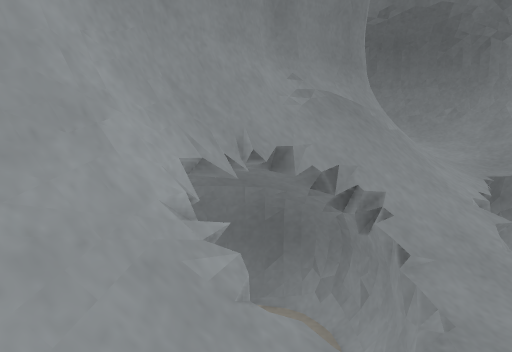
view 1 (above)

12 first-person views from a walk through a robot-simulator world made for Gazebo. The camera is 0.27 m above the floor, tilts 8° down and sees 70° across. The floor is counted in squares, 0.1 m on a side. Each view is taken from the middle of a square. On the plan, view 1 faces up. The plan holds only what a view shows up to about 20 squares ahead; the rest is blank. The place goes on beyond the plan.

view 2
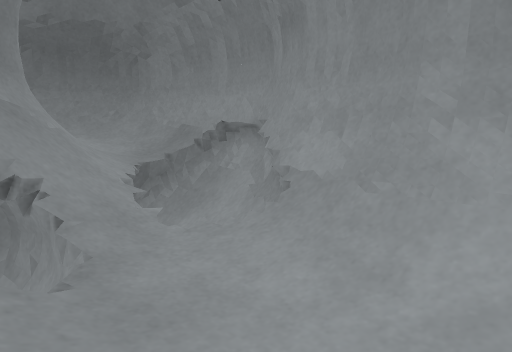

view 3
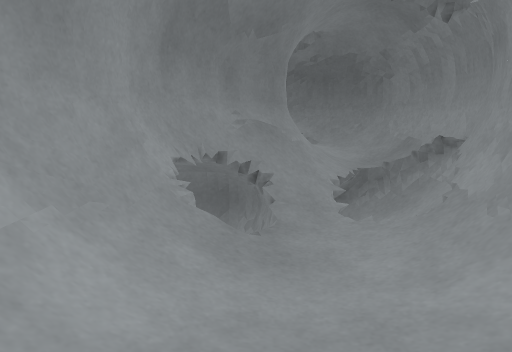

view 4
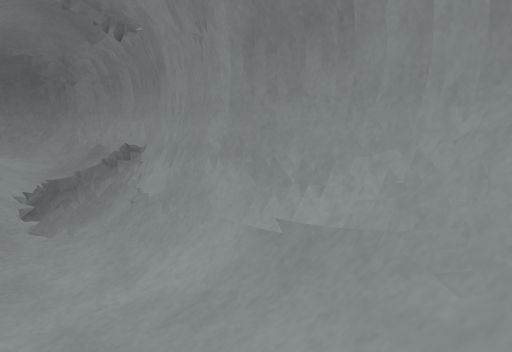

view 5
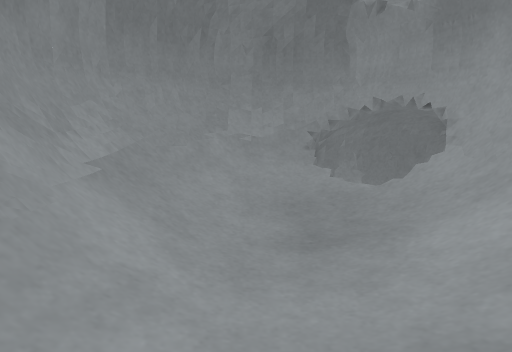

view 6
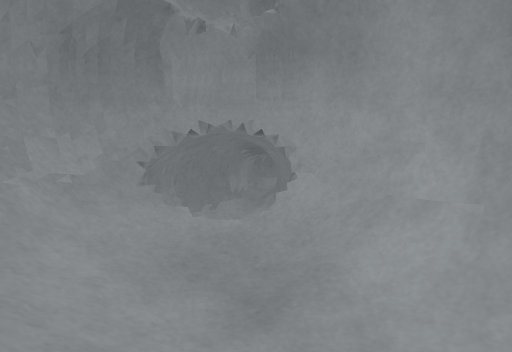

view 7
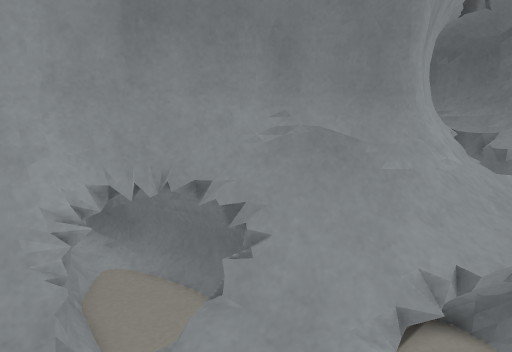

view 8
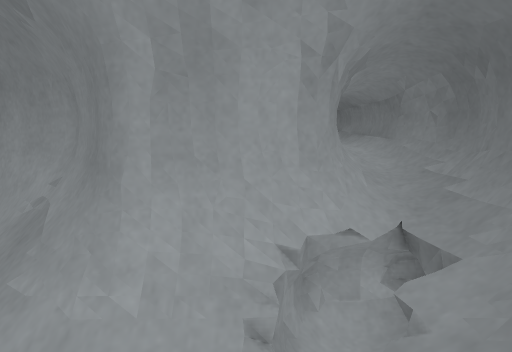

view 9
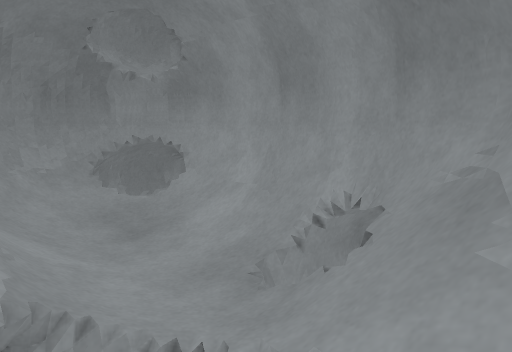

view 10
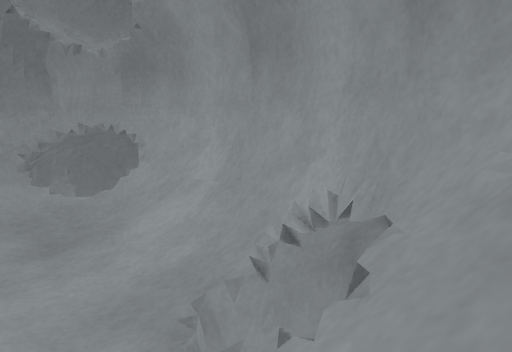

view 11
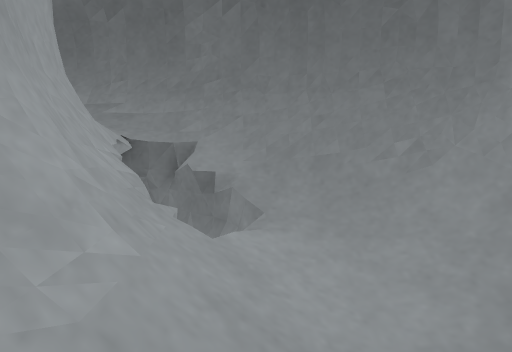

view 12
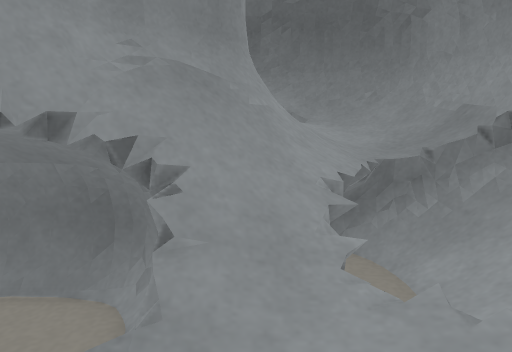

### Floor plan
Key: @ floor where view 1 was taken; # wall or solid block; . main floor; : floor 0.05 m higher than the main floor; + floor 0.1 m higher than the main floor; * floor 0.15 m higher than the main floor; % floor 0.2 m higher than the main floor; & floor 0.25 m higher than the main floor; $ floor 0.3 m higher than the main floor; / step, stairs or slope; = window, fence, low wall or low ledge; v drop or lower ground.
Columns run from 5 left of view 1 to 12 right of it. Each row starts with its distance up from view 1.
 20        #vvv
 19        #####v
 18  ##########=###v
 17      ####vv$/==#v
 16        v#v ////=#
 15         ##&&&&//#v
 14         v#=&%%&/=#
 13          #//%%%/=#
 12        v##//**//=#
 11       v#==//vvvvv#
 10      ##=////vvvvv#
  9 vvvvv##////vvvvvv#
  8 vvvv###////vvvvv=#
  7 vvvv#vvv//:v vvv#v
  6 vvv##vvv:::v  v##
  5  vv#=vvv:..:v v#v
  4   v#=/v/...::/=#
  3   =#//:....://=#
  2   #=//:....://==
  1  v#=//.....:+=#v
  0  =#//@.....:+=#v
 -1  ==///.....:+=#v
 -2  ==//:.....://#=
 -3  #=//:.....://==
 -4  #=//::...:://=#
 -5  #=//:::.::///=#
 -6  #=//+::::+//=#v
 -7  ##  +++++///=#v
 -8  ##   //////=#v
 -9 ==#v  v////=##
-10 ==##v v//==##
-11    ####==##v
-12     v####v

Where each view was taken, in squares from view 1:
view 1: 0 up, 0 right, facing up
view 2: 3 down, 0 right, facing up-right
view 3: 8 down, 2 right, facing up
view 4: 9 down, 2 right, facing up-right
view 5: 6 up, 4 right, facing down
view 6: 2 up, 8 right, facing down-left
view 7: 2 up, 8 right, facing up-left
view 8: 15 up, 10 right, facing left
view 9: 12 up, 10 right, facing down-left
view 10: 10 up, 6 right, facing down-left
view 11: 10 up, 6 right, facing up
view 12: 1 up, 4 right, facing up
